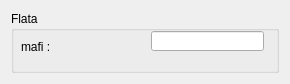
<?xml version="1.0" encoding="UTF-8"?>
<ui version="4.0">
 <class>Form</class>
 <widget class="QWidget" name="Form">
  <property name="geometry">
   <rect>
    <x>0</x>
    <y>0</y>
    <width>290</width>
    <height>84</height>
   </rect>
  </property>
  <property name="windowTitle">
   <string>Flata configuration</string>
  </property>
  <layout class="QGridLayout" name="gridLayout">
   <item row="0" column="0">
    <widget class="QGroupBox" name="groupBox">
     <property name="title">
      <string>Flata</string>
     </property>
     <widget class="QLabel" name="label">
      <property name="geometry">
       <rect>
        <x>10</x>
        <y>20</y>
        <width>91</width>
        <height>31</height>
       </rect>
      </property>
      <property name="text">
       <string>mafi :</string>
      </property>
     </widget>
     <widget class="QLineEdit" name="lineEdit">
      <property name="geometry">
       <rect>
        <x>140</x>
        <y>20</y>
        <width>113</width>
        <height>20</height>
       </rect>
      </property>
      <property name="alignment">
       <set>Qt::AlignCenter</set>
      </property>
      <property name="readOnly">
       <bool>true</bool>
      </property>
     </widget>
    </widget>
   </item>
  </layout>
 </widget>
 <resources/>
 <connections/>
</ui>
